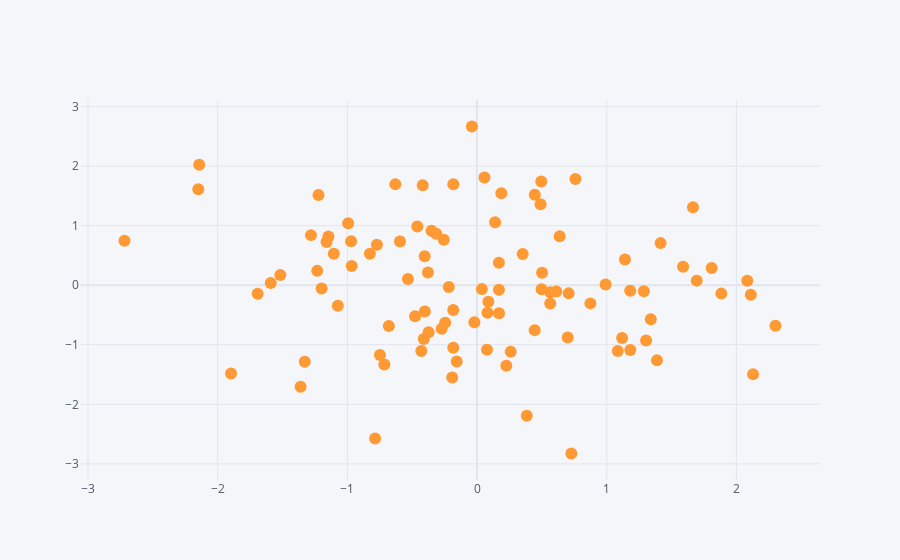

Source (notebook cell):
### Code cell
df.iplot(kind = "scatter" , x = "A", y = "B" , mode = "markers")
